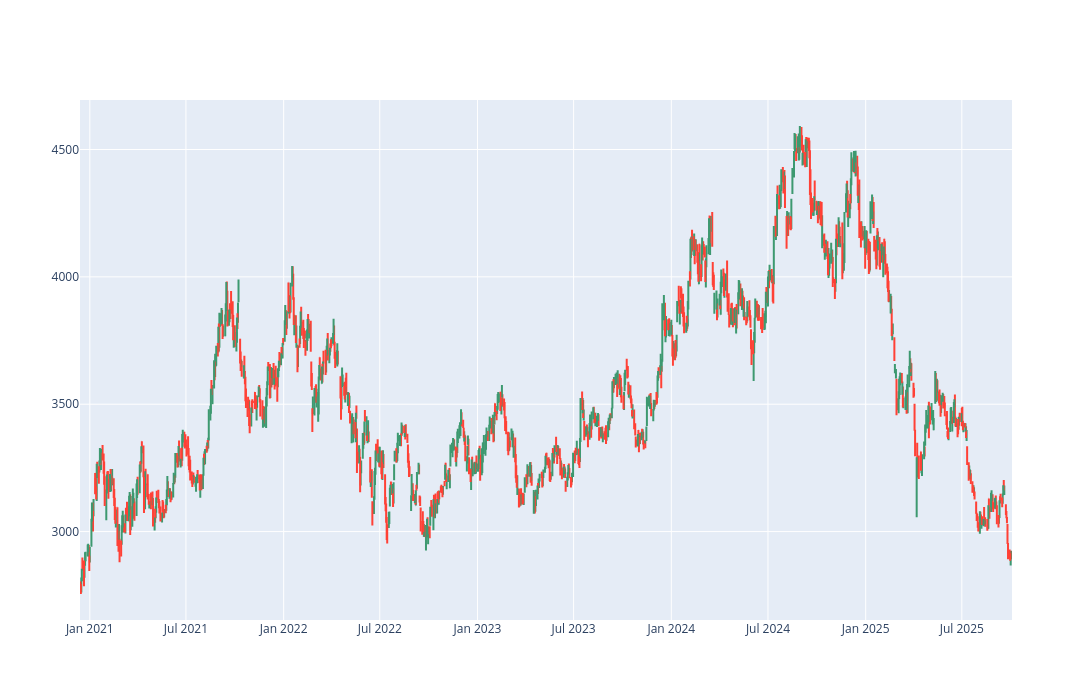

The notebook cell saved with this chart:
### Code cell
fig = go.Figure([go.Ohlc(x=dt.Date,
                         open=dt.Open,
                         high=dt.High,
                         low=dt.Low,
                         close=dt.Close)])

fig.update_layout(
    xaxis_rangeslider_visible=False,
    width=1200,      # change width
    height=700      # change height
)

fig.show()

### Figure 1 — Plotly figure (JSON) as saved in the notebook; plotly's stock layout.template omitted (floating-point values rounded to 4 significant figures; data arrays with more than 128 entries replaced by an {"elided": "..."} marker saying what was removed)
{"data": [{"close": {"elided": "1193 float values"}, "high": {"elided": "1193 float values"}, "low": {"elided": "1193 float values"}, "open": {"elided": "1193 float values"}, "type": "ohlc", "x": {"elided": "1193 str values"}}], "layout": {"height": 700, "width": 1200, "xaxis": {"rangeslider": {"visible": false}}}}
